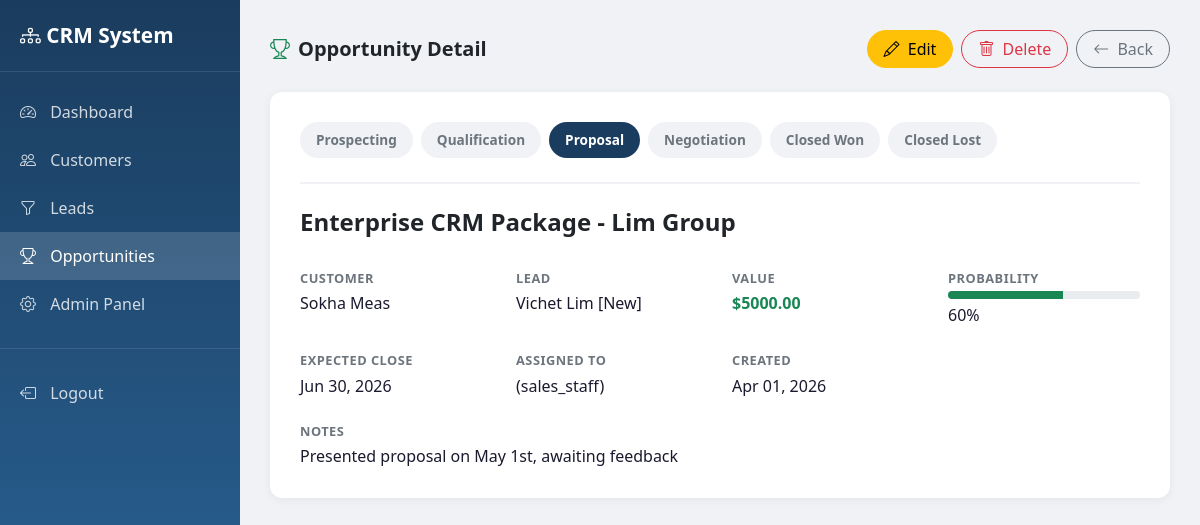
The app's page /opportunities/1/ (signed in) with its own data.
### opportunities/models.py (models this page shows, shortened)
class Opportunity(models.Model):
    STAGE_CHOICES = [
        ('prospecting', 'Prospecting'),
        ('qualification', 'Qualification'),
        ('proposal', 'Proposal'),
        ('negotiation', 'Negotiation'),
        ('closed_won', 'Closed Won'),
        ('closed_lost', 'Closed Lost'),
    ]
    title = models.CharField(max_length=255)
    customer = models.ForeignKey(Customer, on_delete=models.SET_NULL, null=True, blank=True)
    lead = models.ForeignKey(Lead, on_delete=models.SET_NULL, null=True, blank=True)
    stage = models.CharField(max_length=30, choices=STAGE_CHOICES, default='prospecting')
    value = models.DecimalField(max_digits=12, decimal_places=2, null=True, blank=True)
    probability = models.IntegerField(default=0, help_text='0-100%')
    expected_close_date = models.DateField(null=True, blank=True)
    actual_close_date = models.DateField(null=True, blank=True)
    loss_reason = models.CharField(max_length=255, blank=True)
    assigned_to = models.ForeignKey(User, on_delete=models.SET_NULL, null=True, blank=True)
    notes = models.TextField(blank=True)
    created_at = models.DateTimeField(auto_now_add=True)
    updated_at = models.DateTimeField(auto_now=True)

### customers/models.py (models this page shows)
class Customer(models.Model):
    SEGMENT_CHOICES = [
        ('enterprise', 'Enterprise'),
        ('smb', 'SMB'),
        ('startup', 'Startup'),
        ('individual', 'Individual'),
    ]
    STATUS_CHOICES = [
        ('active', 'Active'),
        ('inactive', 'Inactive'),
        ('blocked', 'Blocked'),
    ]
    full_name = models.CharField(max_length=200)
    email = models.EmailField(unique=True, blank=True, null=True)
    phone = models.CharField(max_length=20, blank=True)
    company = models.CharField(max_length=200, blank=True)
    job_title = models.CharField(max_length=100, blank=True)
    segment = models.CharField(max_length=20, choices=SEGMENT_CHOICES, blank=True)
    industry = models.CharField(max_length=100, blank=True)
    city = models.CharField(max_length=100, blank=True)
    country = models.CharField(max_length=100, blank=True)
    status = models.CharField(max_length=20, choices=STATUS_CHOICES, default='active')
    tags = models.ManyToManyField(CustomerTag, blank=True)
    assigned_to = models.ForeignKey(User, on_delete=models.SET_NULL, null=True, blank=True, related_name='assigned_customers')
    created_by = models.ForeignKey(User, on_delete=models.SET_NULL, null=True, related_name='created_customers')
    created_at = models.DateTimeField(auto_now_add=True)
    updated_at = models.DateTimeField(auto_now=True)
    def __str__(self):
        return self.full_name

### leads/models.py (models this page shows)
class Lead(models.Model):
    SOURCE_CHOICES = [
        ('website', 'Website'),
        ('referral', 'Referral'),
        ('social_media', 'Social Media'),
        ('cold_call', 'Cold Call'),
        ('event', 'Event'),
    ]
    STATUS_CHOICES = [
        ('new', 'New'),
        ('contacted', 'Contacted'),
        ('qualified', 'Qualified'),
        ('unqualified', 'Unqualified'),
        ('converted', 'Converted'),
    ]
    RATING_CHOICES = [
        ('hot', '🔥 Hot'),
        ('warm', '😊 Warm'),
        ('cold', '❄️ Cold'),
    ]
    full_name = models.CharField(max_length=200)
    email = models.EmailField(blank=True)
    phone = models.CharField(max_length=20, blank=True)
    company = models.CharField(max_length=200, blank=True)
    source = models.CharField(max_length=30, choices=SOURCE_CHOICES, blank=True)
    status = models.CharField(max_length=20, choices=STATUS_CHOICES, default='new')
    rating = models.CharField(max_length=10, choices=RATING_CHOICES, blank=True)
    budget = models.DecimalField(max_digits=12, decimal_places=2, null=True, blank=True)
    notes = models.TextField(blank=True)
    assigned_to = models.ForeignKey(User, on_delete=models.SET_NULL, null=True, blank=True)
    converted_customer = models.ForeignKey(Customer, on_delete=models.SET_NULL, null=True, blank=True)
    converted_at = models.DateTimeField(null=True, blank=True)
    created_at = models.DateTimeField(auto_now_add=True)
    updated_at = models.DateTimeField(auto_now=True)
    def __str__(self):
        return f"{self.full_name} [{self.get_status_display()}]"

### accounts/models.py (models this page shows)
class User(AbstractUser):
    ROLE_CHOICES = [
        ('admin', 'Admin'),
        ('sales_staff', 'Sales Staff'),
        ('customer_service', 'Customer Service'),
    ]
    phone = models.CharField(max_length=20, blank=True)
    role = models.CharField(max_length=20, choices=ROLE_CHOICES, default='sales_staff')
    profile_image = models.ImageField(upload_to='profiles/', blank=True, null=True)
    def __str__(self):
        return f"{self.get_full_name()} ({self.role})"

### opportunities/views.py (the view)
# urls.py: path('<int:pk>/', views.opportunity_detail, name='opportunity_detail'),
@login_required
def opportunity_detail(request, pk):
    opportunity = get_object_or_404(Opportunity, pk=pk)
    return render(request, 'opportunities/opportunity_detail.html', {'opportunity': opportunity})

### templates/opportunities/opportunity_detail.html (shortened to what this page needs)
<!DOCTYPE html>
<html lang="en">
<head>
    <link href="https://cdn.jsdelivr.net/npm/bootstrap@5.3.0/dist/css/bootstrap.min.css" rel="stylesheet">
    <link href="https://cdn.jsdelivr.net/npm/bootstrap-icons@1.10.0/font/bootstrap-icons.css" rel="stylesheet">
</head>
<body>
<div class="sidebar">
    <div class="brand"><i class="bi bi-diagram-3"></i> CRM System</div>
    <div class="mt-3">
        <a href="/dashboard/"><i class="bi bi-speedometer2"></i> Dashboard</a>
        <a href="/customers/"><i class="bi bi-people"></i> Customers</a>
        <a href="/leads/"><i class="bi bi-funnel"></i> Leads</a>
        <a href="/opportunities/" class="active"><i class="bi bi-trophy"></i> Opportunities</a>
        <a href="/admin/"><i class="bi bi-gear"></i> Admin Panel</a>
        <div style="border-top: 1px solid rgba(255,255,255,0.1); margin: 20px 0;"></div>
        <a href="/accounts/logout/"><i class="bi bi-box-arrow-left"></i> Logout</a>
    </div>
</div>
<div class="main-content">
    <div class="d-flex justify-content-between align-items-center mb-4">
        <h5 class="mb-0 fw-bold"><i class="bi bi-trophy text-success me-2"></i>Opportunity Detail</h5>
        <div class="d-flex gap-2">
            <a href="/opportunities/{{ opportunity.pk }}/edit/" class="btn btn-warning rounded-pill px-3">
                <i class="bi bi-pencil me-1"></i> Edit
            </a>
            <a href="/opportunities/{{ opportunity.pk }}/delete/" class="btn btn-outline-danger rounded-pill px-3">
                <i class="bi bi-trash me-1"></i> Delete
            </a>
            <a href="/opportunities/" class="btn btn-outline-secondary rounded-pill px-3">
                <i class="bi bi-arrow-left me-1"></i> Back
            </a>
        </div>
    </div>
    <div class="detail-card">
        <div class="d-flex gap-2 flex-wrap mb-4 pb-4" style="border-bottom: 2px solid #f0f2f5;">
            {% for stage_val, stage_label in opportunity.STAGE_CHOICES %}
            <span class="pipeline-step
                {% if opportunity.stage == stage_val %}
                    {% if stage_val == 'closed_won' %}done
                    {% elif stage_val == 'closed_lost' %}lost
                    {% else %}active{% endif %}
                {% endif %}">
                {{ stage_label }}
            </span>
            {% endfor %}
        </div>
        <div class="row g-4">
            <div class="col-md-12">
                <h4 class="fw-bold">{{ opportunity.title }}</h4>
            </div>
            <div class="col-md-3">
                <div class="info-label">Customer</div>
                <div class="info-value">{{ opportunity.customer|default:"—" }}</div>
            </div>
            <div class="col-md-3">
                <div class="info-label">Lead</div>
                <div class="info-value">{{ opportunity.lead|default:"—" }}</div>
            </div>
            <div class="col-md-3">
                <div class="info-label">Value</div>
                <div class="info-value text-success fw-bold">
                    {% if opportunity.value %}${{ opportunity.value|floatformat:2 }}{% else %}—{% endif %}
                </div>
            </div>
            <div class="col-md-3">
                <div class="info-label">Probability</div>
                <div class="info-value">
                    <div class="progress mb-1" style="height: 8px;">
                        <div class="progress-bar bg-success" style="width: {{ opportunity.probability }}%"></div>
                    </div>
                    {{ opportunity.probability }}%
                </div>
            </div>
            <div class="col-md-3">
                <div class="info-label">Expected Close</div>
                <div class="info-value">{{ opportunity.expected_close_date|date:"M d, Y"|default:"—" }}</div>
            </div>
            <div class="col-md-3">
                <div class="info-label">Assigned To</div>
                <div class="info-value">{{ opportunity.assigned_to|default:"—" }}</div>
            </div>
            <div class="col-md-3">
                <div class="info-label">Created</div>
                <div class="info-value">{{ opportunity.created_at|date:"M d, Y" }}</div>
            </div>
            {% if opportunity.notes %}
            <div class="col-md-12">
                <div class="info-label">Notes</div>
                <div class="info-value">{{ opportunity.notes }}</div>
            </div>
            {% endif %}
        </div>
    </div>
</div>
</body>
</html>

### templates/opportunities/opportunity_detail.html (style rules this page uses)
body { background-color: #f0f2f5; }
.sidebar { min-height: 100vh; background: linear-gradient(180deg, #1a3c5e 0%, #2d6a9f 100%); width: 240px; position: fixed; padding-top: 20px; }
.sidebar .brand { color: white; font-size: 1.3rem; font-weight: 700; padding: 0 20px 20px; border-bottom: 1px solid rgba(255,255,255,0.1); }
.sidebar a { color: rgba(255,255,255,0.8); text-decoration: none; display: block; padding: 12px 20px; transition: all 0.2s; }
.sidebar a:hover, .sidebar a.active { background: rgba(255,255,255,0.15); color: white; }
.sidebar a i { margin-right: 10px; }
.main-content { margin-left: 240px; padding: 30px; }
.detail-card { background: white; border-radius: 12px; padding: 30px; box-shadow: 0 2px 10px rgba(0,0,0,0.06); }
.info-label { font-size: 0.8rem; text-transform: uppercase; letter-spacing: 0.5px; color: #6c757d; font-weight: 600; }
.info-value { font-size: 1rem; color: #1a1a2e; margin-top: 3px; }
.pipeline-step { padding: 8px 16px; border-radius: 20px; font-size: 0.85rem; font-weight: 600; background: #f0f2f5; color: #6c757d; }
.pipeline-step.active { background: #1a3c5e; color: white; }

### records on screen
Opportunity: title "Enterprise CRM Package - Lim Group", customer "Sokha Meas", lead "Vichet Lim [New]", value "5000.00", probability "60", expected_close_date "Jun 30, 2026", assigned_to "(sales_staff)", created_at "Apr 01, 2026", notes "Presented proposal on May 1st, awaiting feedback"

### other values on screen
{{ stage_label }} "Prospecting" "Qualification" "Proposal" "Negotiation" "Closed Won" "Closed Lost"
